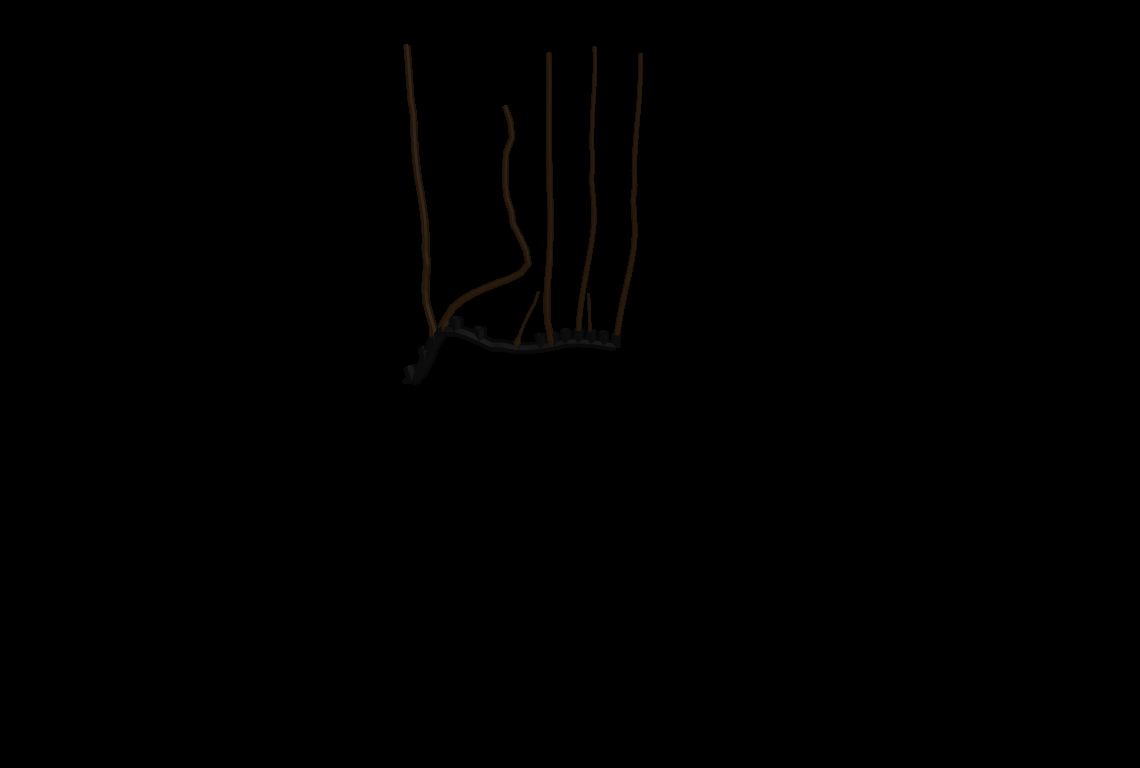
#> input picture 0.png, 1140 x 768 px
$ python -i pca.py   (imports and definitions only)   (older library calls are emulated)
#> lines starting #> are read from the running program, lines starting #| are printed output that depends on the picture
#> further down, picture is the input picture: shape (768, 1140, 3); mean B, G, R 0.2, 0.3, 0.5
from __future__ import print_function
from __future__ import division
import cv2 as cv
import numpy as np
import argparse
from math import atan2, cos, sin, sqrt, pi
from matplotlib import pyplot as plt
import os
import time


class Quad:
    # [141 lines left out: functions __init__, _orientation, pt_axis, diff_pt_axis, tangent_slope, tangent_curve_points and 3 more, not called in this run]


class PCA(object):
    def __init__(self, image):
        self.dir_labeled=r'/home/nidhi/ws_pruning/src/ur5_pruning_trails/scripts/pca_output'
        # [4 lines of commented-out code are left out]
        self.lower_red = np.array([60,40,40])
        self.upper_red = np.array([140,255,255])
        self.hsv = cv.cvtColor(image, cv.COLOR_BGR2HSV)
#> self.hsv: shape (768, 1140, 3); mean H, S, V 0.2, 2, 0.5
        self.img_binary = cv.inRange(self.hsv, self.lower_red, self.upper_red)
#> self.img_binary: shape (768, 1140); every value is 0
        self.img = image
        # self.crop_h=110
        self.img_w= self.img.shape[1]
#> self.img_w = 1140
        self.img_h = self.img.shape[0]
#> self.img_h = 768
        # self.iter= int(self.img_h/self.crop_h)
        self.iter =3
        self.crop_h = int(self.img_h/self.iter)
#> self.crop_h = 256
        self.cropped_height=0
        self.curr_target=0
        self.particle_curr_pose=[0,0]
        self.particle_pre_pose=[60,0]
        self.ctrl=0
        self.angle=0
        self.vector_len=0
        self.angle_pre=0
        self.vector_len_pre=0
        self.dt=10
        self.ki=.2
        self.kp=1
        self.kd=1
        self.pixel=100
        self.curve_point=[]
        self.vector_list=[]
        self.vector_list_sameTree=[]
        self.vec_list={}
        # cv.imshow('original image', self.img)
        # cv.waitKey(10)


    # [16 lines left out: function drawAxis, not called in this run]
        # cv.imshow('new', img)
        # cv.waitKey(1)


    def get_contours_var(self,n):
        for i in range(n):
            self.vec_list[i]={}

    def check_con_num(self, con):
        num = con[1]
        return num


    # [12 lines left out: function get_image, not called in this run]

    def save_image(self,image):
        os.chdir(self.dir_labeled)
        cv.imwrite(image, self.img)


    # [24 lines left out: function getOrientation, not called in this run]

    def image_process(self, step):

        # cv.imshow('output', self.img)
        # cv.waitKey(0)
        self.cropped_height = 0 + self.crop_h * step
        cropped_image = self.img[self.cropped_height:self.cropped_height + self.pixel, 0:self.img.shape[1]]
        # hsv = cv.cvtColor(cropped_image, cv.COLOR_BGR2HSV)
        # bw = cv.inRange(hsv, (H_low, S_low, V_low), (H_high, S_high, V_high))
        bw=self.img_binary[self.cropped_height:self.cropped_height + self.pixel, 0:self.img.shape[1]]
        # bw=cv.cvtColor(bw, cv.COLOR_BGR2GRAY)

        # ret,bw = cv.threshold(bw,127,255,cv.THRESH_BINARY_INV)

        # contours, hera = cv.findContours(bw, cv.RETR_LIST, cv.CHAIN_APPROX_SIMPLE)[-2:]
        im2, contours, hera = cv.findContours(bw, cv.RETR_EXTERNAL, cv.CHAIN_APPROX_SIMPLE)

        num = self.check_con_num(hera.shape)
        self.get_contours_var(num)


        for i, c in enumerate(contours):
            # Calculate the area of each contour
            area = cv.contourArea(c)
            # Ignore contours that are too small or too large
            if area < 1e2 or 1e5 < area:
                continue
            # Draw each contour only for visualisation purposes
            # cv.drawContours(bw, contours, i, (255, 255, 255), 2)
            # cv.drawContours(cropped_image, contours, i, (0, 0, 255), 2)
            # Find the orientation of each shape
            # self.angle, self.vector_len, center = self.getOrientation(c, cropped_image)
            self.angle, center = self.getOrientation(c, cropped_image)

    # [4 lines left out: function get_center_onSameTree, not called in this run]


    def get_centers(self):
        for i in range(0, self.iter):
            self.image_process(i)
#> this loop made 1 pass
#> pass 1, in image_process, `cropped_image = self.img[self.cropped_height:self.cropped_height + sel..`:
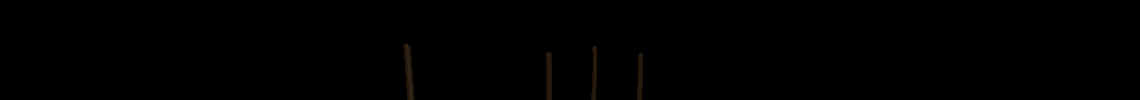
#> cropped_image: shape (100, 1140, 3); mean B, G, R 0.1, 0.3, 0.4
            # cv.circle(self.img, [int(self.vector_list[i][0]), int(self.vector_list[i][1])], 3, (255, 255, 255), 2)
# [33 lines not run here, left out]

>>> import cv2
>>> picture = cv2.imread('../0.png')
#> (the run stopped early here; a loop or call above may not have finished)
